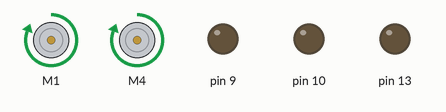
The sketch below on a simulated Arduino Uno, built with avr-gcc and run on an emulated ATmega328P. Parts: 2 × DC motor (green arrow = forward, orange = backward, longer = faster), output pins drawn as LEDs (lit = HIGH). What the sketch prints to the serial monitor is not drawn.

Above: at 2.0 s.
At 5.0 s:
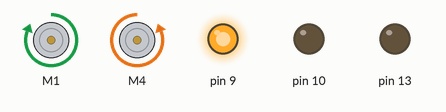
At 8.0 s:
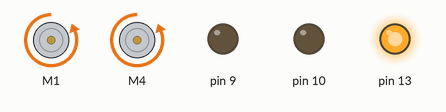
At 11.0 s:
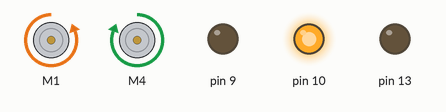
Timing chart, 0 to 15.6 s (numbered marks = the images above):
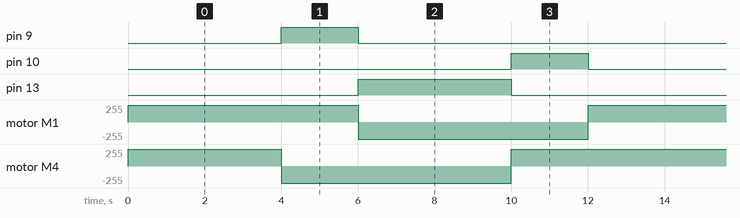

Measured:
- by itself, pin 9, pin 10: alternates HIGH for 2.0 s and LOW for 10.0 s
- by itself, pin 13: alternates HIGH for 4.0 s and LOW for 8.0 s
- by itself, motor M1: alternates forward 255/255 for 6.0 s and backward 255/255 for 6.0 s
- by itself, motor M4: repeats every 12.0 s: backward 255/255 6.0 s, forward 255/255 6.0 s

The sketch:

motor_w_backlights.ino
```cpp
#include <AFMotor.h>
AF_DCMotor motor1(1);
AF_DCMotor motor2(4);
int moveDuration = 1000;
 void Forward(){
  Serial.print("Forwards");

      motor1.run(FORWARD);
      motor2.run(FORWARD);
      motor1.setSpeed(255);
      motor2.setSpeed(255);
      delay(moveDuration);
      motor1.setSpeed(0);
      motor2.setSpeed(0);
 }

 void Backward(){
  Serial.print("Backwards");
     digitalWrite(13, HIGH);
     motor1.run(BACKWARD);
     motor2.run(BACKWARD);
     motor1.setSpeed(255);
     motor2.setSpeed(255);
     delay(moveDuration);
     motor1.setSpeed(0);
     motor2.setSpeed(0);
     digitalWrite(13, LOW);
 }
 void Left(){
    Serial.print("Left");
     digitalWrite(10, HIGH);
     motor1.run(BACKWARD);
     motor2.run(FORWARD);
     motor1.setSpeed(255);
     motor2.setSpeed(255);
     delay(moveDuration);
     motor1.setSpeed(0);
     motor2.setSpeed(0);
     digitalWrite(10, LOW);
 }
 void Right(){
    Serial.print("Right");
     digitalWrite(9, HIGH);
     motor1.run(FORWARD);
     motor2.run(BACKWARD);
     motor1.setSpeed(255);
     motor2.setSpeed(255);
     delay(moveDuration);
     motor1.setSpeed(0);
     motor2.setSpeed(0);
     digitalWrite(9, LOW);
 }

void setup() {
  pinMode(13, OUTPUT);
  pinMode(10, OUTPUT);
  pinMode(9, OUTPUT);
  Serial.begin(9600);           // set up Serial library at 9600 bps
  Serial.println("Motor test!");
  // turn on motor
  motor1.setSpeed(200);

  motor1.run(RELEASE);
}

void loop() {
  moveDuration = 4000;
  Forward();
  moveDuration = 2000;
  Right();
  moveDuration = 4000;
  Backward();
  moveDuration = 2000;
  Left();


}
```
